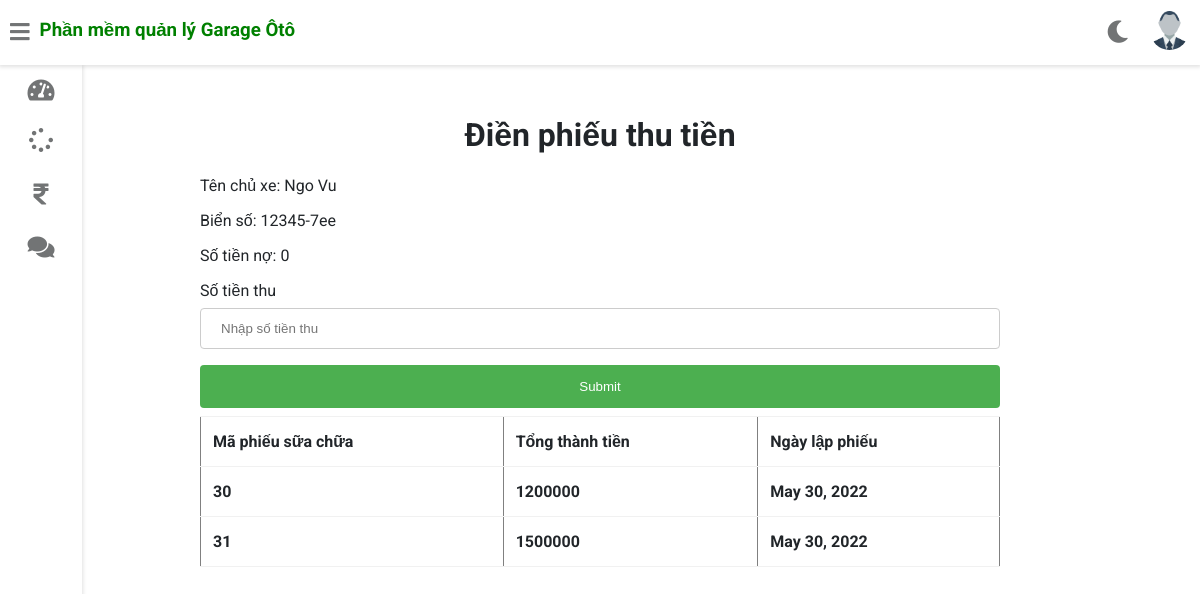
Page /tom/nhap_phieuthu/1 (signed in) on the earlier database version.
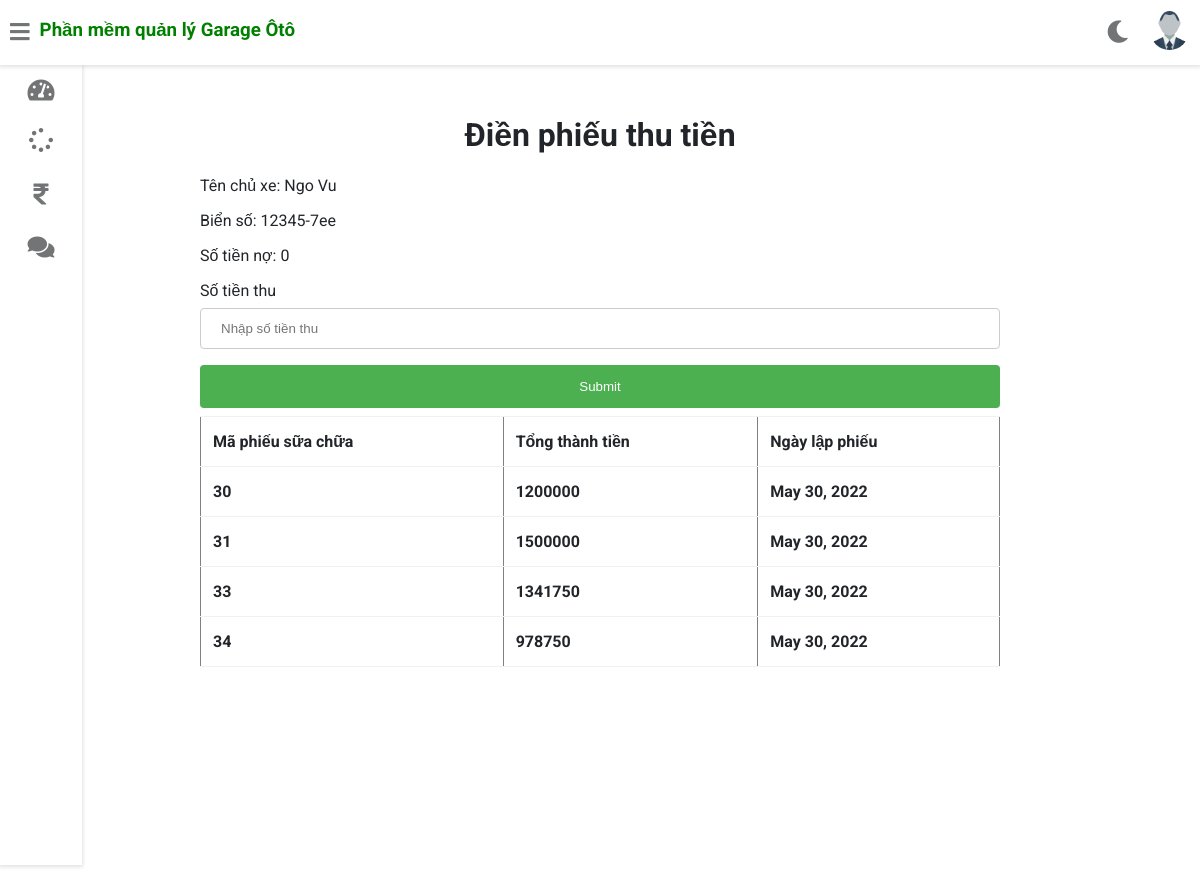
Same page on the later database version.
### gara/models.py (models this page shows, shortened)
class PhieuSuaChua(models.Model):
    maphieusuachua=models.AutoField(primary_key=True)
    maxe=models.ForeignKey(Xe,on_delete=models.CASCADE)
    tongthanhtien=models.PositiveIntegerField(default=0)
    ngaylapphieu=models.DateField(auto_now_add=True)

### gara/views.py (the view, shortened to what this page needs)
# urls.py: path('<username>/nhap_phieuthu/<int:maxe>',views.xacnhan_phieuthu,name='view-view'),
@login_required(login_url='/login')
def xacnhan_phieuthu(request,maxe, username):
    nhapsotienthu=NhapSoTienThu()
    staff = Staff.objects.get(username=username)
    picture = '../' + staff.profile_pic.url
    xe_x=Xe.objects.get(maxe=maxe)
    khach_x=KhachHang.objects.get(makhachhang=xe_x.makhachhang_id)
    list_phieusua=PhieuSuaChua.objects.all().filter(maxe_id=xe_x.maxe)
    xe_x.save()
    context= {'nhapsotienthu':nhapsotienthu,'xe_x': xe_x,'khach_x':khach_x,
                "customer": staff, "picture":picture, "data":list_phieusua}
    return render(request,'phieuthutien/nhapsotienthu.html',context)

### gara/forms.py
class NhapSoTienThu(forms.Form):
    sotienthu=forms.IntegerField()

### templates/phieuthutien/nhapsotienthu.html (shortened to what this page needs)
{% extends 'gara/customerbase.html' %}
{% load widget_tweaks %}
{% block content %}
<head>
</head>
<br><br><br><br><br>
<h1 style="text-align:center;">Điền phiếu thu tiền</h1>
<div>
  <form method="post" style="margin-left:200px;margin-right:200px;">
      <label for="vehicle_no">Tên chủ xe: </label>
      {%render_field khach_x.tenkhachhang%}
      <label for="vehicle_no">Biển số: </label>
      {%render_field xe_x.bienso%}
      <label for="vehicle_no">Số tiền nợ: </label>
      {%render_field xe_x.tienno%}
      <label for="vehicle_model">Số tiền thu</label>
      {% render_field nhapsotienthu.sotienthu class="form-control" placeholder="Nhập số tiền thu" %}
      <input type="submit" value="Submit">
    </form>
    <form style="margin-left:200px;margin-right:200px;">
      <table style="margin: top 200px;" border="1" >
          <tr>
             <th>Mã phiếu sữa chữa</th>
              <th>Tổng thành tiền</th>
              <th>Ngày lập phiếu</th>
          </tr>
            {% for i in data %}
          <tr>
            <th>{{ i.maphieusuachua }}</th>
            <th>{{ i.tongthanhtien }}  </th>
            <th>{{ i.ngaylapphieu}}</th>
           </tr>
            {%endfor%}
      </table>
    </form>
  </div>
  <br><br><br><br><br><br><br><br><br><br><br><br><br><br><br>
  {% endblock content %}

Differences in the rows shown:
added PhieuSuaChua: maphieusuachua "33", tongthanhtien "1341750", ngaylapphieu "May 30, 2022"
added PhieuSuaChua: maphieusuachua "34", tongthanhtien "978750", ngaylapphieu "May 30, 2022"
